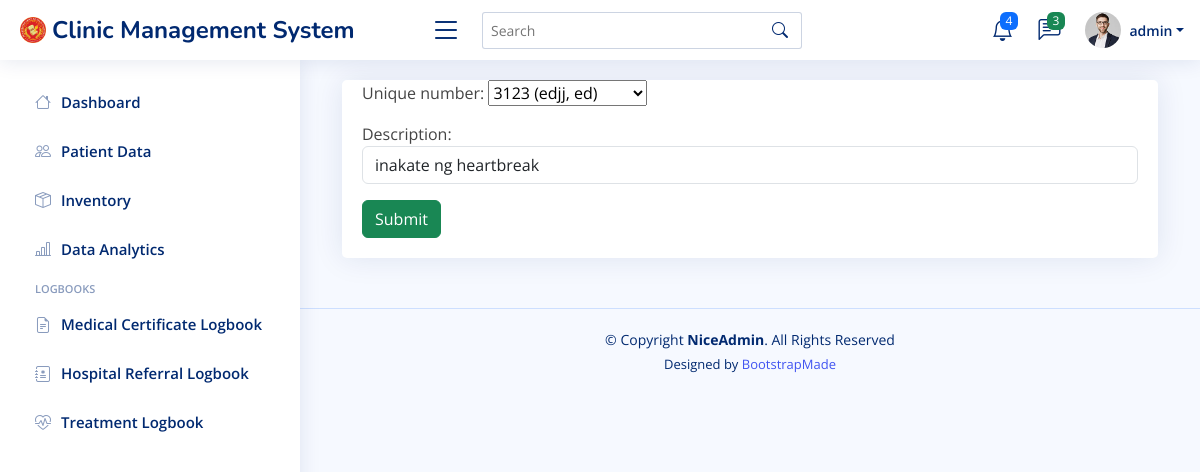
Screenshot of /treatmentform-update/2/ (signed in) with the database file from the repository.
### cms/models.py (models this page shows, shortened)
class patient(models.Model):
    created_at = models.DateTimeField(auto_now_add=True)
    updated_at = models.DateTimeField(auto_now=True)
    unique_number = models.CharField(unique=True, max_length=10)
    first_name = models.CharField(max_length=100)
    middle_name = models.CharField(max_length=100, blank=True)
    last_name = models.CharField(max_length=100)
    suffix = models.CharField(max_length=2, blank=True, null=True)
    SEX_CHOICES = [
        ("Male", "Male"),
        ("Female", "Female"),
    ]
    sex = models.CharField(max_length=6, choices=SEX_CHOICES)
    birthday = models.DateField(null=True)
    address = models.CharField(max_length=100)
    course = models.CharField(max_length=100, blank=True, null=True)
    year = models.PositiveIntegerField(blank=True, null=True)
    section = models.CharField(max_length=100, blank=True, null=True)
    contact_number = models.PositiveIntegerField(default=0)
    emergency_number = models.PositiveIntegerField(default=0)
    personal_email = models.CharField(max_length=100)
    provider = models.CharField(max_length=100, blank=True)
    provider_updated = models.CharField(max_length=100, blank=True)
    def __str__(self):
        return f'{self.unique_number} ({self.last_name}, {self.first_name})'

class Treatment_logbook(models.Model):
    created_at = models.DateTimeField(auto_now_add=True)
    updated_at = models.DateTimeField(auto_now=True)
    unique_number = models.ForeignKey('Patient', on_delete=models.RESTRICT)
    description = models.CharField(max_length=1000)
    provider = models.CharField(max_length=100)
    provider_updated = models.CharField(max_length=100, blank=True)

### cms/views.py (the view, shortened to what this page needs)
# urls.py: path('treatmentform-update/<str:pk>/', views.treatmentform_update_view, name="Treatment Update"),
@login_required(login_url="Login")
def treatmentform_update_view(request, pk):
    treatment_instance = get_object_or_404(Treatment_logbook, id=pk)
    form = TreatmentForm(instance=treatment_instance)
    context = {'form':form}
    return render(request, 'cms/treatment-form.html', context)

### cms/forms.py
class TreatmentForm(forms.ModelForm):
    class Meta:
        model = Treatment_logbook
        fields = '__all__'
        exclude = ('created_at', 'provider', 'updated_at', 'provider_updated')
        widgets = {
            'unique_number': s2forms.Select2Widget(attrs={'class': 'form-select'}),
            'description': forms.TextInput(attrs={'class': 'form-control'}),
        }

### cms/templates/cms/treatment-form.html (shortened to what this page needs)
{% extends "cms/base.html" %}
{% block content %}
<div class="container">
    <div class="row">
        <div class="col-sm">
            <div class="card card-body">
                <div class="form-group">
                    <form action="" method="POST">
                        {{form.as_p}}
                        <input class="btn btn-success" type="submit" value="Submit">
                    </form>
                </div>
            </div>
        </div>
    </div>
</div>
{% endblock content %}

### cms/templates/cms/base.html (shortened to what this page needs)
{% load static %}
<!DOCTYPE html>
<html lang="en">
<head>
  <link href="{% static "cms/assets/vendor/bootstrap/css/bootstrap.min.css" %}" rel="stylesheet">
  <link href="{% static "cms/assets/vendor/bootstrap-icons/bootstrap-icons.css" %}" rel="stylesheet">
  <link href="{% static "cms/assets/vendor/boxicons/css/boxicons.min.css" %}" rel="stylesheet">
  <link href="{% static "cms/assets/vendor/quill/quill.snow.css" %}" rel="stylesheet">
  <link href="{% static "cms/assets/vendor/quill/quill.bubble.css" %}" rel="stylesheet">
  <link href="{% static "cms/assets/vendor/remixicon/remixicon.css" %}s" rel="stylesheet">
  <link href="{% static "cms/assets/vendor/simple-datatables/style.css" %}" rel="stylesheet">
  <link href="{% static "cms/assets/css/style.css" %}" rel="stylesheet">
</head>
<body>
  <header id="header" class="header fixed-top d-flex align-items-center">
    <div class="d-flex align-items-center justify-content-between">
      <a href={% url 'Dashboard' %} class="logo d-flex align-items-center">
        <img src="{% static "cms/assets/img/dhvsu_logo.png" %}" alt="">
        <span class="d-none d-lg-block">Clinic Management System</span>
      </a>
      <i class="bi bi-list toggle-sidebar-btn"></i>
    </div>
    <div class="search-bar">
      <form class="search-form d-flex align-items-center" method="POST" action="#">
        <input type="text" name="query" placeholder="Search" title="Enter search keyword">
        <button type="submit" title="Search"><i class="bi bi-search"></i></button>
      </form>
    </div>
    <nav class="header-nav ms-auto">
      <ul class="d-flex align-items-center">
        <li class="nav-item dropdown">
          <a class="nav-link nav-icon" href="#" data-bs-toggle="dropdown">
            <i class="bi bi-bell"></i>
            <span class="badge bg-primary badge-number">4</span>
          </a>
        </li>
        <li class="nav-item dropdown">
          <a class="nav-link nav-icon" href="#" data-bs-toggle="dropdown">
            <i class="bi bi-chat-left-text"></i>
            <span class="badge bg-success badge-number">3</span>
          </a>
        </li>
        <li class="nav-item dropdown pe-3">
          <a class="nav-link nav-profile d-flex align-items-center pe-0" href="#" data-bs-toggle="dropdown">
            <img src="{% static "cms/assets/img/profile-img.jpg" %}" alt="Profile" class="rounded-circle">
            <span class="d-none d-md-block dropdown-toggle ps-2">{{ user.username }}</span>
          </a>
        </li>
      </ul>
    </nav>
  </header>
  <aside id="sidebar" class="sidebar">
    <ul class="sidebar-nav" id="sidebar-nav">
      <li class="nav-item">
        <a class="nav-link collapsed" href={% url "Dashboard" %}>
          <i class="bi bi-house"></i>
          <span>Dashboard</span>
      </li>
      <li class="nav-item">
        <a class="nav-link collapsed" href={% url "Patient Data" %}>
          <i class="bi bi-people"></i>
          <span>Patient Data</span>
      </li>
      <li class="nav-item">
        <a class="nav-link collapsed" href={% url "Inventory Data" %}>
          <i class="bi bi-box-seam"></i>
          <span>Inventory</span>
      </li>
      <li class="nav-item">
        <a class="nav-link collapsed" href={% url "chart" %}>
          <i class="bi bi-bar-chart-line"></i>
          <span>Data Analytics</span>
      </li>
      <li class="nav-heading">Logbooks</li>
      <li class="nav-item">
        <a class="nav-link collapsed" href={% url "Medcert Data" %}>
          <i class="bi bi-file-earmark-text"></i>
          <span>Medical Certificate Logbook</span>
      </li>
      <li class="nav-item">
        <a class="nav-link collapsed" href={% url "Referral Data" %}>
          <i class="bi bi-journal-medical"></i>
          <span>Hospital Referral Logbook</span>
      </li>
      <li class="nav-item">
        <a class="nav-link collapsed" href={% url "Treatment Data" %}>
          <i class="bi bi-heart-pulse"></i>
          <span>Treatment Logbook</span>
      </li>
    </ul>
  </aside>
  <main id="main" class="main">
    {% block content %}
    {% endblock content %}
  </main>
  <footer id="footer" class="footer">
    <div class="copyright">
      &copy; Copyright <strong><span>NiceAdmin</span></strong>. All Rights Reserved
    </div>
    <div class="credits">
      Designed by <a href="https://bootstrapmade.com/">BootstrapMade</a>
    </div>
  </footer>
</body>
</html>

### cms/static/cms/assets/css/style.css (style rules this page uses)
:root { scroll-behavior: smooth; }
body { font-family: "Open Sans", sans-serif; background: #f6f9ff; color: #444444; }
a { color: #4154f1; text-decoration: none; }
#main { margin-top: 60px; padding: 20px 30px; transition: all 0.3s; }
.card { margin-bottom: 30px; border: none; border-radius: 5px; box-shadow: 0px 0 30px rgba(1, 41, 112, 0.1); }
.card-body { padding: 0 20px 20px 20px; }
.logo { line-height: 1; }
@media (min-width: 1200px) { .logo { width: 400px; } }
.logo img { max-height: 26px; margin-right: 6px; }
.logo span { font-size: 24px; font-weight: 700; color: #012970; font-family: "Nunito", sans-serif; }
.header { transition: all 0.5s; z-index: 997; height: 60px; box-shadow: 0px 2px 20px rgba(1, 41, 112, 0.1); background-color: #fff; padding-left: 20px; }
.header .toggle-sidebar-btn { font-size: 32px; padding-left: 10px; cursor: pointer; color: #012970; }
.header .search-bar { min-width: 360px; padding: 0 20px; }
.header .search-form { width: 100%; }
.header .search-form input { border: 0; font-size: 14px; color: #012970; border: 1px solid rgba(1, 41, 112, 0.2); padding: 7px 38px 7px 8px; border-radius: 3px; transition: 0.3s; width: 100%; }
.header .search-form button { border: 0; padding: 0; margin-left: -30px; background: none; }
.header .search-form button i { color: #012970; }
.header-nav ul { list-style: none; }
.header-nav>ul { margin: 0; padding: 0; }
.header-nav .nav-icon { font-size: 22px; color: #012970; margin-right: 25px; position: relative; }
.header-nav .nav-profile { color: #012970; }
.header-nav .nav-profile img { max-height: 36px; }
.header-nav .nav-profile span { font-size: 14px; font-weight: 600; }
.header-nav .badge-number { position: absolute; inset: -2px -5px auto auto; font-weight: normal; font-size: 12px; padding: 3px 6px; }
.sidebar { position: fixed; top: 60px; left: 0; bottom: 0; width: 300px; z-index: 996; transition: all 0.3s; padding: 20px; overflow-y: auto; scrollbar-width: thin; scrollbar-color: #aab7cf transparent; box-shadow: 0px 0px 20px rgba(1, 41, 112, 0.1); background-color: #fff; }
@media (min-width: 1200px) { #main, #footer { margin-left: 300px; } }
.sidebar-nav { padding: 0; margin: 0; list-style: none; }
.sidebar-nav li { padding: 0; margin: 0; list-style: none; }
.sidebar-nav .nav-item { margin-bottom: 5px; }
.sidebar-nav .nav-heading { font-size: 11px; text-transform: uppercase; color: #899bbd; font-weight: 600; margin: 10px 0 5px 15px; }
.sidebar-nav .nav-link { display: flex; align-items: center; font-size: 15px; font-weight: 600; color: #4154f1; transition: 0.3; background: #f6f9ff; padding: 10px 15px; border-radius: 4px; }
.sidebar-nav .nav-link i { font-size: 16px; margin-right: 10px; color: #4154f1; }
.sidebar-nav .nav-link.collapsed { color: #012970; background: #fff; }
.sidebar-nav .nav-link.collapsed i { color: #899bbd; }
.footer { padding: 20px 0; font-size: 14px; transition: all 0.3s; border-top: 1px solid #cddfff; }
.footer .copyright { text-align: center; color: #012970; }
.footer .credits { padding-top: 5px; text-align: center; font-size: 13px; color: #012970; }

### rows the page displays
patient: unique_number "3123 (edjj, ed)"
Treatment_logbook: description "inakate ng heartbreak"

### other values shown
{{ user.username }} "admin"
